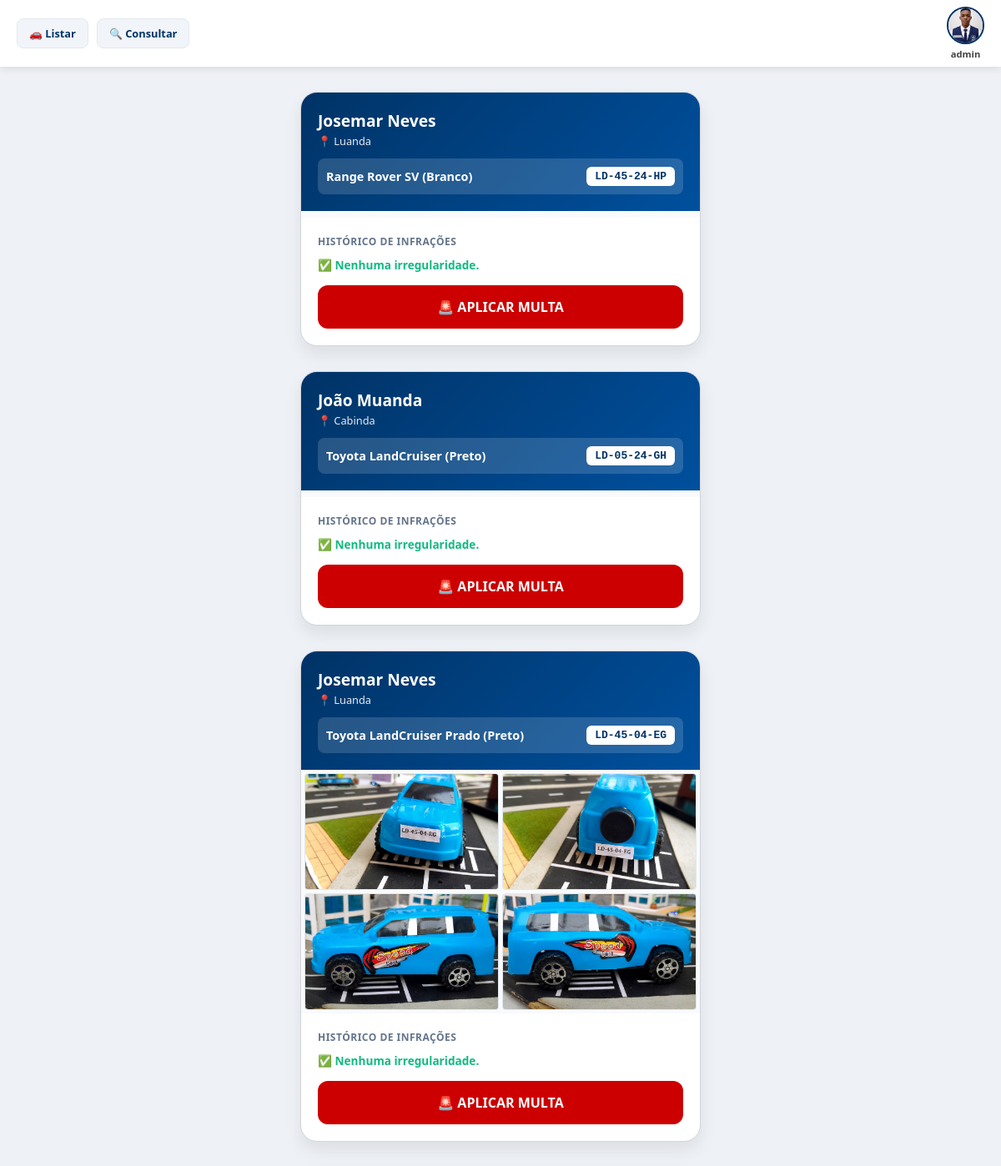
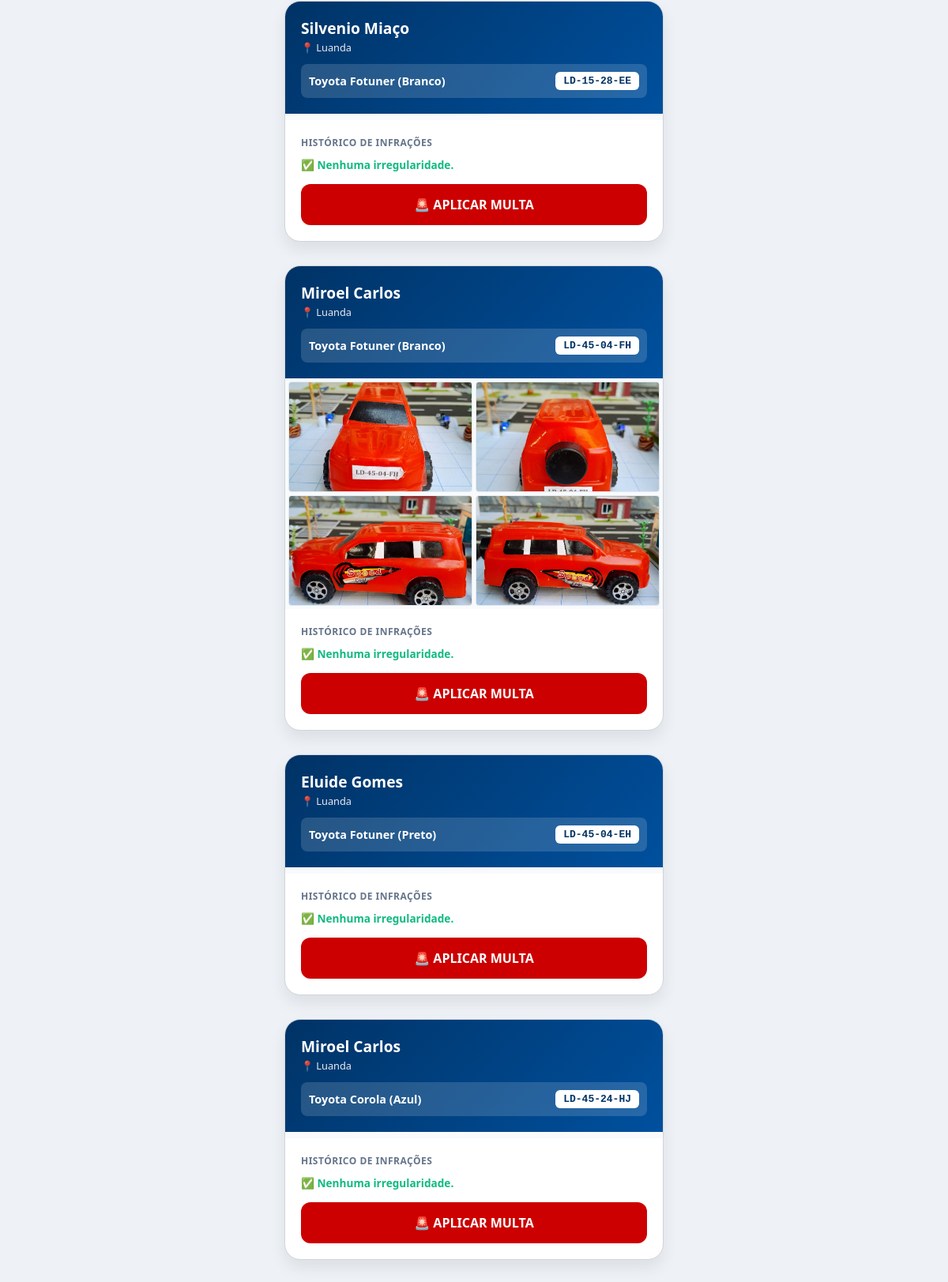
Screenshot of / (signed in) with the database file from the repository (2 pictures, top to bottom).
### accounts/models.py (models this page shows)
class User(AbstractUser):
     autorizado = models.BooleanField(default=False)
     foto = models.ImageField(upload_to='fotos/', null=True, blank=True)

### multas/models.py (models this page shows, shortened)
class Veiculo(models.Model):
    proprietario = models.ForeignKey(Proprietario, on_delete=models.CASCADE, related_name="veiculos")
    marca = models.CharField(max_length=150)
    modelo = models.CharField(max_length=150)
    cor = models.CharField(max_length=50)
    matricula = models.CharField(max_length=150, unique=True)
    foto_frontal = models.ImageField(upload_to="fotos/", blank=True, null=True)
    foto_traseira = models.ImageField(upload_to="fotos/", blank=True, null=True)
    foto_lateralE = models.ImageField(upload_to="fotos/", blank=True, null=True)
    foto_lateralD = models.ImageField(upload_to="fotos/", blank=True, null=True)

class Proprietario(models.Model):
    nome_completo = models.CharField(max_length=150)
    cidade = models.CharField(max_length=250)
    email = models.CharField(blank=True, null=True)

### multas/views.py (the view)
# urls.py: path('', List.as_view(), name='list'),
class List(LoginRequiredMixin, ListView):
    model=Veiculo
    template_name='list.html'
    context_object_name="veiculos"
    login_url='login'

### multas/templates/list.html (shortened to what this page needs)
<!DOCTYPE html>
<html lang="pt-br">
<head>
</head>
<body>
    <nav class="navbar">
        <div class="navbar-links">
            <a href="{% url 'list' %}" class="navbar-link">🚗 Listar</a>
            <a href="{% url 'get' %}" class="navbar-link">🔍 Consultar</a>
        </div>
        <a href="{% url 'logout_confirm' %}" class="user-profile-box">
            {% if request.user.foto %}
                <img src="{{ request.user.foto.url }}" class="user-avatar" alt="Agente">
            {% else %}
                <div class="user-avatar" style="background:#cbd5e1; display:flex; align-items:center; justify-content:center; color:white; font-size:10px;">SAIR</div>
            {% endif %}
            <span class="user-name-label">{{ request.user.username }}</span>
        </a>
    </nav>
    <main class="container">
        {% for v in veiculos %}
        <article class="registro-card">
            <header class="card-header">
                <span class="prop-nome">{{ v.proprietario.nome_completo }}</span>
                <span class="prop-cidade">📍 {{ v.proprietario.cidade }}</span>
                <div class="veiculo-info-linha">
                    <span class="veiculo-texto">{{ v.marca }} {{ v.modelo }} ({{ v.cor }})</span>
                    <span class="placa-pill">{{ v.matricula }}</span>
                </div>
            </header>
            <div class="fotos-galeria">
                {% if v.foto_frontal %}<img src="{{ v.foto_frontal.url }}" class="foto-veiculo">{% endif %}
                {% if v.foto_traseira %}<img src="{{ v.foto_traseira.url }}" class="foto-veiculo">{% endif %}
                {% if v.foto_lateralE %}<img src="{{ v.foto_lateralE.url }}" class="foto-veiculo">{% endif %}
                {% if v.foto_lateralD %}<img src="{{ v.foto_lateralD.url }}" class="foto-veiculo">{% endif %}
            </div>
            <div class="card-body">
                <p class="secao-titulo">Histórico de Infrações</p>
                {% for m in v.multas.all %}
                <div class="multa-tag">
    <span class="multa-valor">{{ m.valor }} KZ</span>
    <span style="font-size: 0.85rem; color: #1e293b; margin-left: 5px;">| {{ m.localizacao }}</span>
    <span class="multa-meta">🏷 Tipo: {{ m.tipo }}</span>
    <span class="multa-meta">📅 Data: {{ m.data|date:"d/m/Y H:i" }}</span>
    <span class="multa-meta">👮 Agente: {{ m.agente }}</span>
    {% if m.foto %}
    <img src="{{ m.foto.url }}"
         class="foto-multa-thumb"
         onclick="abrirModal(this.src)"
         alt="Foto da infração">
    {% endif %}
</div>
                {% empty %}
                <p style="color: #10b981; font-size: 0.85rem; font-weight: 600; margin-bottom: 10px;">✅ Nenhuma irregularidade.</p>
                {% endfor %}
                <a href="{% url 'multar' v.id %}" class="btn-multar">🚨 APLICAR MULTA</a>
            </div>
        </article>
        {% empty %}
        <p style="text-align: center; color: #64748b; margin-top: 50px;">Nenhum veículo na base de dados.</p>
        {% endfor %}
    </main>
</body>
</html>

### multas/templates/list.html (style rules this page uses)
:root { --primary-color: #003366; --accent-color: #00509e; --danger-color: #cc0000; --bg-body: #eef2f7; --card-white: #ffffff; }
* { box-sizing: border-box; margin: 0; padding: 0; }
body { font-family: 'Segoe UI', system-ui, sans-serif; background-color: var(--bg-body); padding-top: 100px; }
.navbar { position: fixed; top: 0; width: 100%; height: 80px; background: var(--card-white); padding: 0 20px; box-shadow: 0 2px 10px rgba(0,0,0,0.1); display: flex; justify-content: space-between; align-items: center; z-index: 1000; }
.navbar-links { display: flex; gap: 10px; }
.navbar-link { background: #f1f5f9; color: var(--primary-color); padding: 8px 14px; border-radius: 8px; text-decoration: none; font-size: 0.8rem; font-weight: 700; border: 1px solid #e2e8f0; }
.user-profile-box { display: flex; flex-direction: column; align-items: center; text-decoration: none; }
.user-avatar { width: 45px; height: 45px; border-radius: 50%; object-fit: cover; border: 2px solid var(--primary-color); }
.user-name-label { font-size: 0.7rem; color: #444; font-weight: 700; margin-top: 4px; text-transform: lowercase; }
.container { max-width: 500px; margin: 0 auto; padding: 10px; }
.registro-card { background: var(--card-white); border-radius: 20px; margin-bottom: 30px; overflow: hidden; box-shadow: 0 10px 20px rgba(0,0,0,0.08); border: 1px solid #d1d5db; }
.card-header { background: linear-gradient(135deg, var(--primary-color), var(--accent-color)); padding: 20px; color: white; }
.prop-nome { font-size: 1.2rem; font-weight: 800; display: block; margin-bottom: 2px; }
.prop-cidade { font-size: 0.8rem; opacity: 0.9; display: block; margin-bottom: 12px; }
.veiculo-info-linha { background: rgba(255, 255, 255, 0.15); padding: 10px; border-radius: 8px; display: flex; justify-content: space-between; align-items: center; }
.veiculo-texto { font-size: 0.9rem; font-weight: 600; }
.placa-pill { background: white; color: var(--primary-color); padding: 4px 10px; border-radius: 6px; font-family: monospace; font-weight: 900; }
.fotos-galeria { display: grid; grid-template-columns: repeat(2, 1fr); gap: 4px; padding: 4px; background: #f8fafc; }
.foto-veiculo { width: 100%; height: 140px; object-fit: cover; border-radius: 4px; border: 1px solid #e2e8f0; }
.card-body { padding: 20px; }
.secao-titulo { font-size: 0.75rem; color: #64748b; font-weight: 800; text-transform: uppercase; margin-bottom: 10px; letter-spacing: 0.5px; }
.btn-multar { display: block; width: 100%; background: var(--danger-color); color: white; text-align: center; padding: 15px; border-radius: 12px; text-decoration: none; font-weight: 800; margin-top: 15px; transition: transform 0.2s; }

### rows the page displays
User: user.foto (picture), user.username "admin"
Veiculo: proprietario.nome_completo "Josemar Neves", proprietario.cidade "Luanda", marca "Range Rover", modelo "SV", cor "Branco", matricula "LD-45-24-HP"
Veiculo: proprietario.nome_completo "João Muanda", proprietario.cidade "Cabinda", marca "Toyota", modelo "LandCruiser", cor "Preto", matricula "LD-05-24-GH"
Veiculo: proprietario.nome_completo "Josemar Neves", proprietario.cidade "Luanda", marca "Toyota", modelo "LandCruiser Prado", cor "Preto", matricula "LD-45-04-EG", foto_frontal (picture), foto_traseira (picture), foto_lateralE (picture), foto_lateralD (picture)
Veiculo: proprietario.nome_completo "Silvenio Miaço", proprietario.cidade "Luanda", marca "Toyota", modelo "Fotuner", cor "Branco", matricula "LD-15-28-EE"
Veiculo: proprietario.nome_completo "Miroel Carlos", proprietario.cidade "Luanda", marca "Toyota", modelo "Fotuner", cor "Branco", matricula "LD-45-04-FH", foto_frontal (picture), foto_traseira (picture), foto_lateralE (picture), foto_lateralD (picture)
Veiculo: proprietario.nome_completo "Eluide Gomes", proprietario.cidade "Luanda", marca "Toyota", modelo "Fotuner", cor "Preto", matricula "LD-45-04-EH"
Veiculo: proprietario.nome_completo "Miroel Carlos", proprietario.cidade "Luanda", marca "Toyota", modelo "Corola", cor "Azul", matricula "LD-45-24-HJ"
